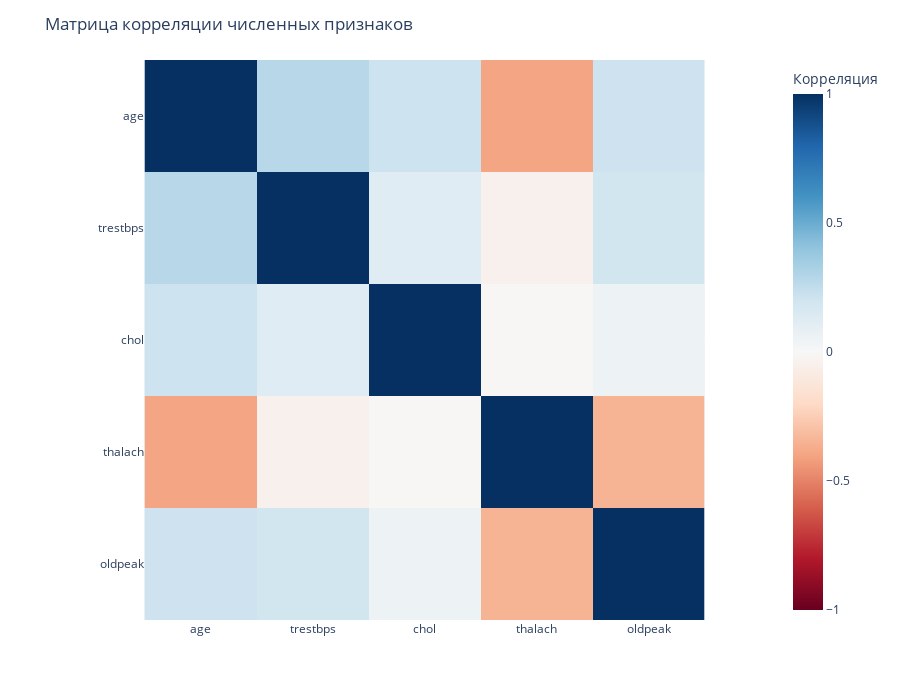

Notebook code cell kept with this figure:
### Code cell
### 2.4 Матрица корреляции и тепловая карта

# Вычисляем корреляционную матрицу
corr_matrix = df[numeric_features].corr()

# Тепловая карта с Plotly
fig_corr = px.imshow(corr_matrix, 
                     labels=dict(color='Корреляция'),
                     x=numeric_features, 
                     y=numeric_features,
                     color_continuous_scale='RdBu', 
                     zmin=-1, zmax=1)
fig_corr.update_layout(title='Матрица корреляции численных признаков', height=700)
fig_corr.show()

print("✓ Матрица корреляции визуализирована")

# Анализируем корреляцию с целевым признаком
print("\n📊 КОРРЕЛЯЦИЯ ПРИЗНАКОВ С ЦЕЛЕВОЙ ПЕРЕМЕННОЙ:")
print("(Положительная корреляция = связь с болезнью, Отрицательная = связь со здоровьем)")

# Добавляем целевой признак к df для анализа
df_temp = df[numeric_features].copy()
df_temp['target'] = (df['class'] != 'H').astype(int)
correlations_with_target = df_temp.corr()['target'].drop('target').sort_values(ascending=False)
for feat, corr_val in correlations_with_target.items():
    if corr_val > 0:
        print(f"  {feat:12} : {corr_val:7.4f}  ↑ (увеличение = болезнь)")
    else:
        print(f"  {feat:12} : {corr_val:7.4f}  ↓ (снижение = болезнь)")

### Figure 1 — Plotly figure (JSON) as saved in the notebook; plotly's stock layout.template omitted (floating-point values rounded to 4 significant figures)
{"data": [{"coloraxis": "coloraxis", "hovertemplate": "x: %{x}<br>y: %{y}<br>Корреляция: %{z}<extra></extra>", "name": "0", "type": "heatmap", "x": ["age", "trestbps", "chol", "thalach", "oldpeak"], "xaxis": "x", "y": ["age", "trestbps", "chol", "thalach", "oldpeak"], "yaxis": "y", "z": [[1.0, 0.2794, 0.2137, -0.3985, 0.21], [0.2794, 1.0, 0.1232, -0.0467, 0.1932], [0.2137, 0.1232, 1.0, -0.00994, 0.05395], [-0.3985, -0.0467, -0.00994, 1.0, -0.3442], [0.21, 0.1932, 0.05395, -0.3442, 1.0]]}], "layout": {"coloraxis": {"cmax": 1, "cmin": -1, "colorbar": {"title": {"text": "Корреляция"}}, "colorscale": [[0, "rgb(103,0,31)"], [0.1, "rgb(178,24,43)"], [0.2, "rgb(214,96,77)"], [0.3, "rgb(244,165,130)"], [0.4, "rgb(253,219,199)"], [0.5, "rgb(247,247,247)"], [0.6, "rgb(209,229,240)"], [0.7, "rgb(146,197,222)"], [0.8, "rgb(67,147,195)"], [0.9, "rgb(33,102,172)"], [1, "rgb(5,48,97)"]]}, "height": 700, "margin": {"t": 60}, "title": {"text": "Матрица корреляции численных признаков"}, "xaxis": {"anchor": "y", "constrain": "domain", "domain": [0, 1], "scaleanchor": "y"}, "yaxis": {"anchor": "x", "autorange": "reversed", "constrain": "domain", "domain": [0, 1]}}}
